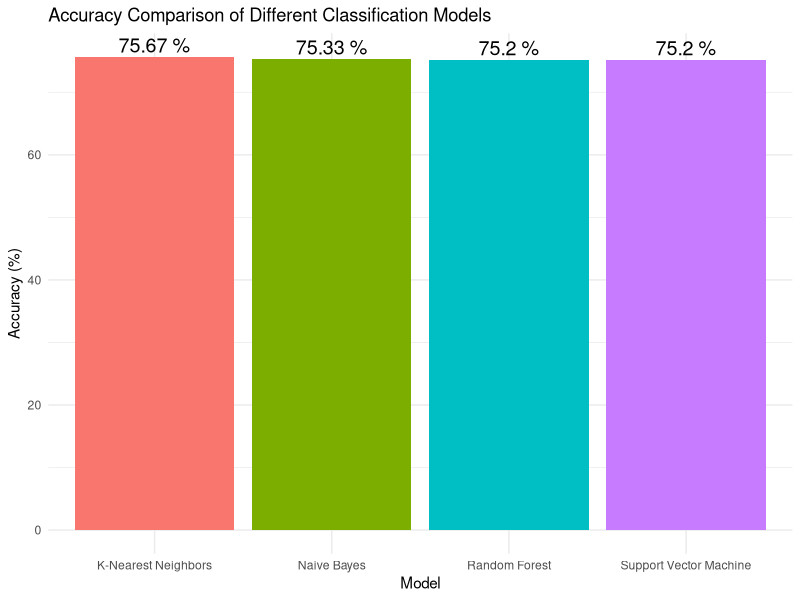

Reproduce this figure in R.
# Assuming the accuracy values from your previous code
accuracy_knn <- 0.7566667 * 100
accuracy_svm <- 75.2
accuracy_random <- 75.2
accuracy_naive <- 75.33

# Create a data frame for model names and their corresponding accuracy values
accuracy_df <- data.frame(
  Model = c("K-Nearest Neighbors", "Support Vector Machine", "Random Forest", "Naive Bayes"),
  Accuracy = c(accuracy_knn, accuracy_svm, accuracy_random, accuracy_naive)
)

# Plotting the accuracy values using ggplot2
library(ggplot2)

ggplot(accuracy_df, aes(x = Model, y = Accuracy, fill = Model)) +
  geom_bar(stat = "identity") +
  geom_text(aes(label = paste(round(Accuracy, 2), "%")), vjust = -0.3, color = "black", size = 5) +
  labs(title = "Accuracy Comparison of Different Classification Models", x = "Model", y = "Accuracy (%)") +
  theme_minimal() +
  theme(legend.position = "none")
